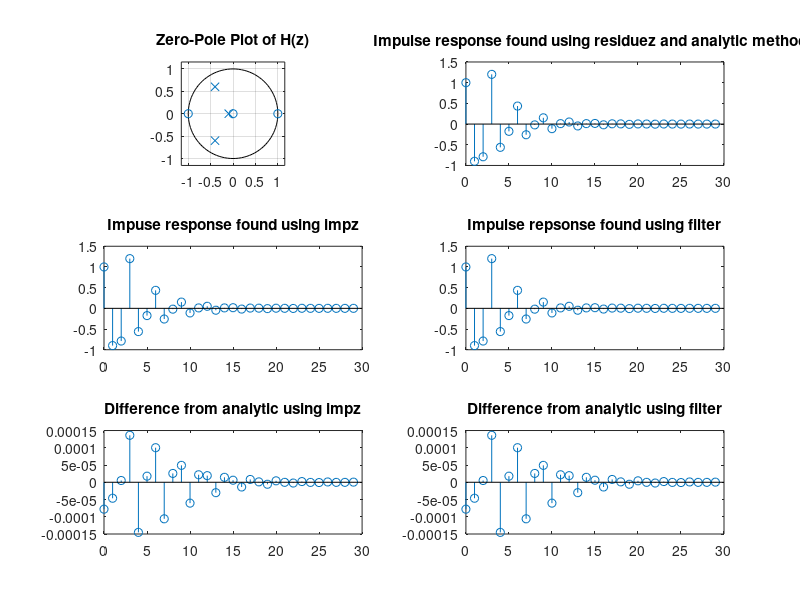

The MATLAB source for this figure:
clear all;

% Problem 21
b = [1, 0, -1];
a = [1, 0.9, 0.6, 0.05];

figure(1);
subplot(3, 2, 1);
zplane(b, a);
title('Zero-Pole Plot of H(z)');

subplot(3, 2, 2);
[r, p] = residuez(b, a);
r_amp = abs(r); r_angle = angle(r);
p_amp = abs(p); p_angle = angle(p);
% r =
%    1.5880 - 0.1409i
%    1.5880 + 0.1409i
%   -2.1760 + 0.0000i
% r_amp =
%     1.5942
%     1.5942
%     2.1760
% r_angle =
%    -0.0885
%     0.0885
%     3.1416
% 
% p =
%   -0.4022 + 0.6011i
%   -0.4022 - 0.6011i
%   -0.0956 + 0.0000i
% p_amp =
%     0.7233
%     0.7233
%     0.0956
% p_angle =
%     2.1605
%    -2.1605
%     3.1416

n = 0:29;
h = @(n) ...
    -2.176*(-0.0956).^n + ...
    (2*(1.5942)*(0.7233).^n).*cos(2.1605*n - 0.0885); % n > 0

stem(n, h(n));
title('Impulse response found using residuez and analytic methods');

subplot(3, 2, 3);
h_imp = impz(b, a, 30).';
stem(n, h_imp);
title('Impuse response found using impz');

subplot(3, 2, 4);
h_fil = filter(b, a, [1 zeros(1, 29)]);
stem(n, h_fil);
title('Impulse repsonse found using filter');

subplot(3, 2, 5);
stem(n, h(n) - h_imp);
title('Difference from analytic using impz');

subplot(3, 2, 6);
stem(n, h(n) - h_fil);
title('Difference from analytic using filter');
